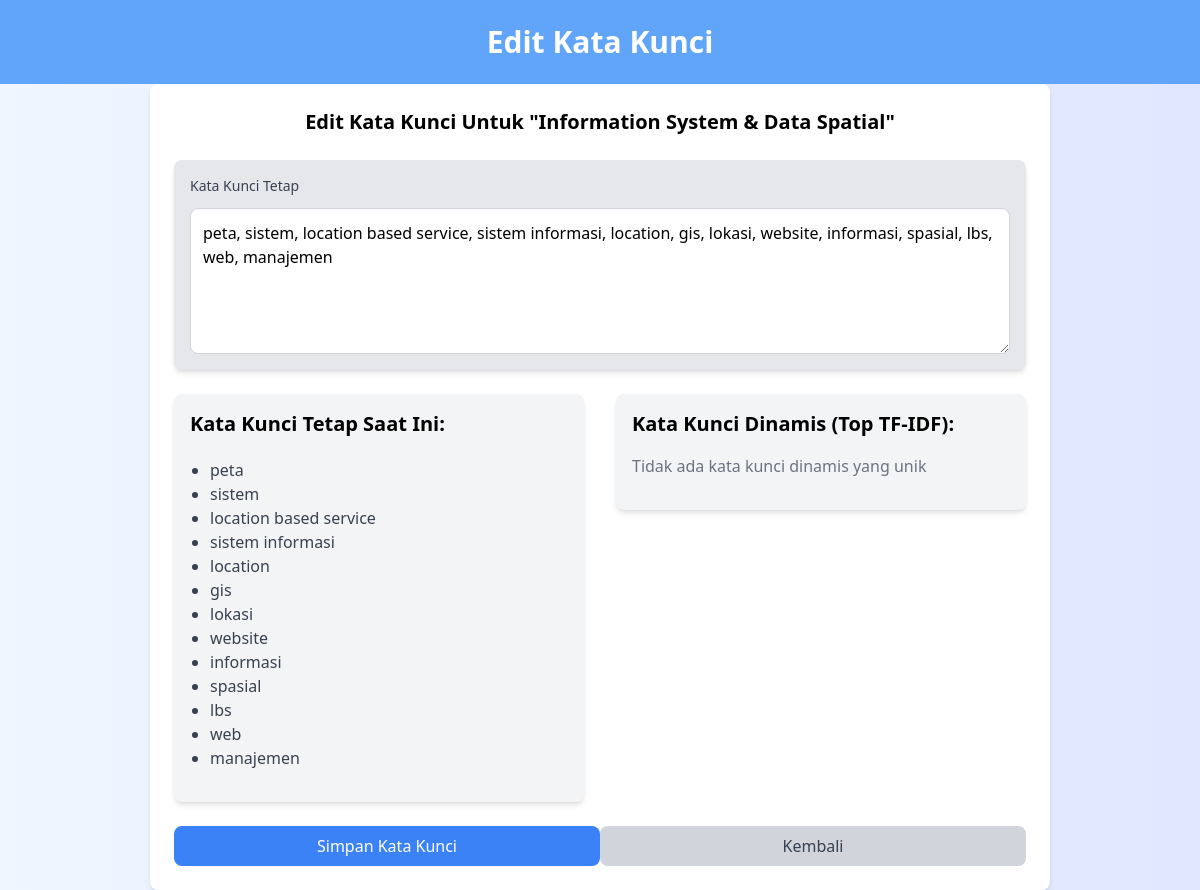
Page /edit_keywords/7/ on the earlier database version.
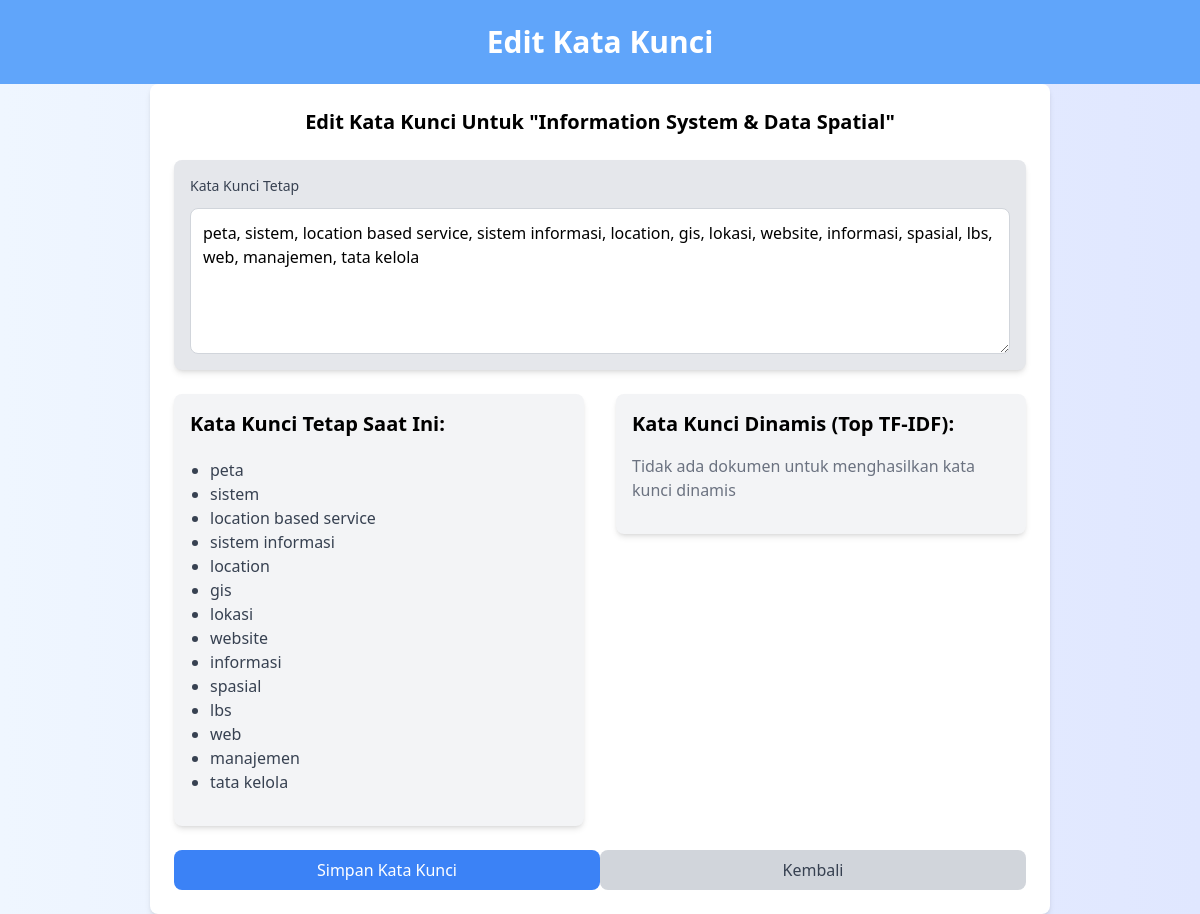
Same page on the later database version.
### fileupload/models.py (models this page shows, shortened)
class Theme(models.Model):
    name = models.CharField(max_length=255)
    fixed_keywords = models.TextField(blank=True, null=True)
    dynamic_keywords = models.TextField(blank=True, null=True)
    def get_fixed_keywords(self):
        return [k.strip() for k in self.fixed_keywords.split(',')] if self.fixed_keywords else []

### fileupload/views.py (the view, shortened to what this page needs)
# urls.py: path('edit_keywords/<int:theme_id>/', views.edit_keywords_view, name='edit_keywords'),
def edit_keywords_view(request, theme_id):
    theme = get_object_or_404(Theme, id=theme_id)
    processor = TextProcessor()
    theme_docs = ProcessedDocument.objects.filter(theme=theme.name)
    doc_texts = [doc.cleaned_text for doc in theme_docs]
    top_terms = processor.calculate_top_terms(doc_texts, theme.name) if doc_texts else []
    if request.method == 'POST':
        form = ThemeForm(request.POST, instance=theme)
        if form.is_valid():
            try:
                fixed_keywords_input = form.cleaned_data['fixed_keywords']
                fixed_keywords = [k.strip() for k in fixed_keywords_input.split(',') if k.strip()]
                if len(fixed_keywords) != 15:
                    messages.error(request, "Harus ada tepat 15 kata kunci tetap")
                    return render(request, 'edit_keywords.html', {
                        'form': form,
                        'theme': theme,
                        'current_fixed_keywords': theme.get_fixed_keywords(),
                        'dynamic_keywords': top_terms,
                    })
                theme.set_fixed_keywords(fixed_keywords)
                if top_terms:
                    fixed_set = set(k.lower() for k in fixed_keywords)
                    dynamic_terms = []
                    for term, _ in top_terms:
                        if (term.lower() not in fixed_set and
                            len(dynamic_terms) < 5):
                            dynamic_terms.append(term)
                    theme.set_dynamic_keywords(dynamic_terms)
                theme.save()
                messages.success(request, 'Kata kunci berhasil diperbarui!')
                return redirect('top_terms')
            except ValueError as e:
                messages.error(request, str(e))
            except Exception as e:
                messages.error(request, f"Terjadi kesalahan: {str(e)}")
    else:
        form = ThemeForm(instance=theme)
    dynamic_keywords = []
    return render(request, 'edit_keywords.html', {
        'form': form,
        'theme': theme,
        'current_fixed_keywords': theme.get_fixed_keywords(),
        'dynamic_keywords': dynamic_keywords,
        'has_documents': bool(doc_texts),
    })

### fileupload/forms.py (shortened to what this page needs)
class ThemeForm(forms.ModelForm):
    class Meta:
        model = Theme
        fields = ['fixed_keywords']
        widgets = {
            'fixed_keywords': forms.Textarea(attrs={
                'class': 'border-gray-300 rounded-md shadow-sm w-full p-2',
                'rows': 5,
                'placeholder': 'Enter exactly 15 keywords separated by commas'
            })
        }

### fileupload/utils.py (called while the page is built)
    def calculate_top_terms(self, documents: List[str], theme_name: str) -> List[Tuple[str, float]]:
        try:
            if not documents:
                return []
            tfidf_matrix = self.vectorizer.fit_transform(documents)
            feature_names = self.vectorizer.get_feature_names_out()
            avg_scores = tfidf_matrix.mean(axis=0).A1
            top_terms = sorted(
                zip(feature_names, avg_scores),
                key=lambda x: x[1],
                reverse=True
            )[:5]
            return top_terms
        except Exception as e:
            print(f"Error calculating TF-IDF for theme {theme_name}: {e}")
            return []

### fileupload/templates/edit_keywords.html (shortened to what this page needs)
<!DOCTYPE html>
<html lang="en">
<head>
    <script src="https://cdn.tailwindcss.com"></script>
</head>
<body class="bg-gradient-to-r from-blue-50 to-indigo-100">
    <div class="bg-blue-400 text-white p-6">
        <h1 class="text-3xl font-bold text-center">Edit Kata Kunci</h1>
    </div>
    <div class="flex justify-center">
        <div class="w-full md:w-3/4 p-6 bg-white shadow-md rounded-lg">
            <form method="POST">
                <h1 class="text-xl mb-6 font-bold text-center">Edit Kata Kunci Untuk "{{ theme.name }}"</h1>
                <div class="mb-6 bg-gray-200 p-4 rounded-lg shadow-md">
                    <label for="id_fixed_keywords" class="block text-sm mb-3 font-medium text-gray-700">Kata Kunci Tetap</label>
                    <textarea name="fixed_keywords" id="id_fixed_keywords" rows="5" required class="block w-full p-3 border border-gray-300 rounded-lg" placeholder="Masukkan kata kunci yang dipisahkan dengan koma">{{ form.fixed_keywords.value|default:'' }}</textarea>
                </div>
                <div class="flex space-x-8 mb-6">
                    <div class="w-1/2">
                        <div class="p-4 bg-gray-100 rounded-lg shadow-md">
                            <h2 class="text-xl mb-5 font-semibold">Kata Kunci Tetap Saat Ini:</h2>
                            <ul class="list-disc pl-5 mb-4">
                                {% for keyword in current_fixed_keywords %}
                                    <li class="text-gray-700">{{ keyword }}</li>
                                {% endfor %}
                            </ul>
                        </div>
                    </div>
                    <div class="w-1/2">
                        <div class="p-4 bg-gray-100 rounded-lg shadow-md">
                            <h2 class="text-xl font-semibold mb-4">Kata Kunci Dinamis (Top TF-IDF):</h2>
                            <ul class="mb-4">
                                {% if has_documents %}
                                    {% if dynamic_keywords %}
                                        {% for term, score in dynamic_keywords %}
                                            <li class="flex justify-between items-center py-1">
                                                <span class="text-l text-gray-700 font-medium">{{ term }}</span>
                                                <span class="text-gray-500 text-sm">Score: {{ score }}</span>
                                            </li>
                                        {% endfor %}
                                    {% else %}
                                        <li class="text-gray-500">Tidak ada kata kunci dinamis yang unik</li>
                                    {% endif %}
                                {% else %}
                                    <li class="text-gray-500">Tidak ada dokumen untuk menghasilkan kata kunci dinamis</li>
                                {% endif %}
                            </ul>
                        </div>
                    </div>
                </div>
                <div class="flex justify-between mt-4">
                    <button type="submit" class="w-full bg-blue-500 text-white py-2 px-4 rounded-lg hover:bg-blue-400 transition">Simpan Kata Kunci</button>
                    <a href="{% url 'top_terms' %}" class="w-full bg-gray-300 text-gray-700 py-2 px-4 rounded-lg hover:bg-gray-400 transition text-center">Kembali</a>
                </div>
            </form>
        </div>
    </div>
</body>
</html>

Differences in the rows shown:
changed Theme "Information System & Data Spatial": fixed_keywords "peta, sistem, location based service, sistem informasi, location, gis, lokasi, website, informasi, spasial, lbs, web, manajemen" → "peta, sistem, location based service, sistem informasi, location, gis, lokasi, website, informasi, spasial, lbs, web, manajemen, tata kelola"
Other differences:
new list line: "tata kelola"
text no longer shown: "Tidak ada kata kunci dinamis yang unik"
text now shown: "Tidak ada dokumen untuk menghasilkan kata kunci dinamis"
